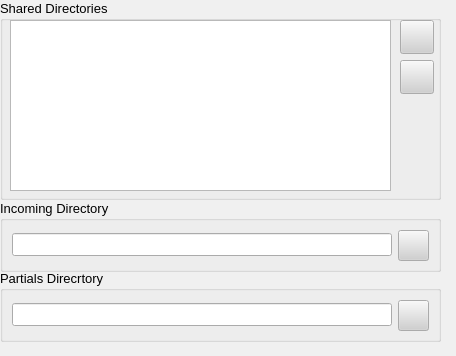
<ui version="4.0" >
 <class>DirectoriesDialog</class>
 <widget class="QWidget" name="DirectoriesDialog" >
  <property name="geometry" >
   <rect>
    <x>0</x>
    <y>0</y>
    <width>456</width>
    <height>356</height>
   </rect>
  </property>
  <property name="sizePolicy" >
   <sizepolicy vsizetype="Expanding" hsizetype="Expanding" >
    <horstretch>0</horstretch>
    <verstretch>0</verstretch>
   </sizepolicy>
  </property>
  <property name="palette" >
   <palette>
    <active>
     <colorrole role="WindowText" >
      <brush brushstyle="SolidPattern" >
       <color alpha="255" >
        <red>0</red>
        <green>0</green>
        <blue>0</blue>
       </color>
      </brush>
     </colorrole>
     <colorrole role="Button" >
      <brush brushstyle="SolidPattern" >
       <color alpha="255" >
        <red>208</red>
        <green>208</green>
        <blue>208</blue>
       </color>
      </brush>
     </colorrole>
     <colorrole role="Light" >
      <brush brushstyle="SolidPattern" >
       <color alpha="255" >
        <red>255</red>
        <green>255</green>
        <blue>255</blue>
       </color>
      </brush>
     </colorrole>
     <colorrole role="Midlight" >
      <brush brushstyle="SolidPattern" >
       <color alpha="255" >
        <red>247</red>
        <green>247</green>
        <blue>247</blue>
       </color>
      </brush>
     </colorrole>
     <colorrole role="Dark" >
      <brush brushstyle="SolidPattern" >
       <color alpha="255" >
        <red>104</red>
        <green>104</green>
        <blue>104</blue>
       </color>
      </brush>
     </colorrole>
     <colorrole role="Mid" >
      <brush brushstyle="SolidPattern" >
       <color alpha="255" >
        <red>139</red>
        <green>139</green>
        <blue>139</blue>
       </color>
      </brush>
     </colorrole>
     <colorrole role="Text" >
      <brush brushstyle="SolidPattern" >
       <color alpha="255" >
        <red>0</red>
        <green>0</green>
        <blue>0</blue>
       </color>
      </brush>
     </colorrole>
     <colorrole role="BrightText" >
      <brush brushstyle="SolidPattern" >
       <color alpha="255" >
        <red>255</red>
        <green>255</green>
        <blue>255</blue>
       </color>
      </brush>
     </colorrole>
     <colorrole role="ButtonText" >
      <brush brushstyle="SolidPattern" >
       <color alpha="255" >
        <red>0</red>
        <green>0</green>
        <blue>0</blue>
       </color>
      </brush>
     </colorrole>
     <colorrole role="Base" >
      <brush brushstyle="SolidPattern" >
       <color alpha="255" >
        <red>255</red>
        <green>255</green>
        <blue>255</blue>
       </color>
      </brush>
     </colorrole>
     <colorrole role="Window" >
      <brush brushstyle="SolidPattern" >
       <color alpha="255" >
        <red>240</red>
        <green>240</green>
        <blue>240</blue>
       </color>
      </brush>
     </colorrole>
     <colorrole role="Shadow" >
      <brush brushstyle="SolidPattern" >
       <color alpha="255" >
        <red>0</red>
        <green>0</green>
        <blue>0</blue>
       </color>
      </brush>
     </colorrole>
     <colorrole role="Highlight" >
      <brush brushstyle="SolidPattern" >
       <color alpha="255" >
        <red>0</red>
        <green>0</green>
        <blue>128</blue>
       </color>
      </brush>
     </colorrole>
     <colorrole role="HighlightedText" >
      <brush brushstyle="SolidPattern" >
       <color alpha="255" >
        <red>255</red>
        <green>255</green>
        <blue>255</blue>
       </color>
      </brush>
     </colorrole>
     <colorrole role="Link" >
      <brush brushstyle="SolidPattern" >
       <color alpha="255" >
        <red>0</red>
        <green>0</green>
        <blue>255</blue>
       </color>
      </brush>
     </colorrole>
     <colorrole role="LinkVisited" >
      <brush brushstyle="SolidPattern" >
       <color alpha="255" >
        <red>255</red>
        <green>0</green>
        <blue>255</blue>
       </color>
      </brush>
     </colorrole>
     <colorrole role="AlternateBase" >
      <brush brushstyle="SolidPattern" >
       <color alpha="255" >
        <red>231</red>
        <green>231</green>
        <blue>231</blue>
       </color>
      </brush>
     </colorrole>
    </active>
    <inactive>
     <colorrole role="WindowText" >
      <brush brushstyle="SolidPattern" >
       <color alpha="255" >
        <red>0</red>
        <green>0</green>
        <blue>0</blue>
       </color>
      </brush>
     </colorrole>
     <colorrole role="Button" >
      <brush brushstyle="SolidPattern" >
       <color alpha="255" >
        <red>208</red>
        <green>208</green>
        <blue>208</blue>
       </color>
      </brush>
     </colorrole>
     <colorrole role="Light" >
      <brush brushstyle="SolidPattern" >
       <color alpha="255" >
        <red>255</red>
        <green>255</green>
        <blue>255</blue>
       </color>
      </brush>
     </colorrole>
     <colorrole role="Midlight" >
      <brush brushstyle="SolidPattern" >
       <color alpha="255" >
        <red>247</red>
        <green>247</green>
        <blue>247</blue>
       </color>
      </brush>
     </colorrole>
     <colorrole role="Dark" >
      <brush brushstyle="SolidPattern" >
       <color alpha="255" >
        <red>104</red>
        <green>104</green>
        <blue>104</blue>
       </color>
      </brush>
     </colorrole>
     <colorrole role="Mid" >
      <brush brushstyle="SolidPattern" >
       <color alpha="255" >
        <red>139</red>
        <green>139</green>
        <blue>139</blue>
       </color>
      </brush>
     </colorrole>
     <colorrole role="Text" >
      <brush brushstyle="SolidPattern" >
       <color alpha="255" >
        <red>0</red>
        <green>0</green>
        <blue>0</blue>
       </color>
      </brush>
     </colorrole>
     <colorrole role="BrightText" >
      <brush brushstyle="SolidPattern" >
       <color alpha="255" >
        <red>255</red>
        <green>255</green>
        <blue>255</blue>
       </color>
      </brush>
     </colorrole>
     <colorrole role="ButtonText" >
      <brush brushstyle="SolidPattern" >
       <color alpha="255" >
        <red>0</red>
        <green>0</green>
        <blue>0</blue>
       </color>
      </brush>
     </colorrole>
     <colorrole role="Base" >
      <brush brushstyle="SolidPattern" >
       <color alpha="255" >
        <red>255</red>
        <green>255</green>
        <blue>255</blue>
       </color>
      </brush>
     </colorrole>
     <colorrole role="Window" >
      <brush brushstyle="SolidPattern" >
       <color alpha="255" >
        <red>240</red>
        <green>240</green>
        <blue>240</blue>
       </color>
      </brush>
     </colorrole>
     <colorrole role="Shadow" >
      <brush brushstyle="SolidPattern" >
       <color alpha="255" >
        <red>0</red>
        <green>0</green>
        <blue>0</blue>
       </color>
      </brush>
     </colorrole>
     <colorrole role="Highlight" >
      <brush brushstyle="SolidPattern" >
       <color alpha="255" >
        <red>192</red>
        <green>192</green>
        <blue>192</blue>
       </color>
      </brush>
     </colorrole>
     <colorrole role="HighlightedText" >
      <brush brushstyle="SolidPattern" >
       <color alpha="255" >
        <red>0</red>
        <green>0</green>
        <blue>0</blue>
       </color>
      </brush>
     </colorrole>
     <colorrole role="Link" >
      <brush brushstyle="SolidPattern" >
       <color alpha="255" >
        <red>0</red>
        <green>0</green>
        <blue>255</blue>
       </color>
      </brush>
     </colorrole>
     <colorrole role="LinkVisited" >
      <brush brushstyle="SolidPattern" >
       <color alpha="255" >
        <red>255</red>
        <green>0</green>
        <blue>255</blue>
       </color>
      </brush>
     </colorrole>
     <colorrole role="AlternateBase" >
      <brush brushstyle="SolidPattern" >
       <color alpha="255" >
        <red>231</red>
        <green>231</green>
        <blue>231</blue>
       </color>
      </brush>
     </colorrole>
    </inactive>
    <disabled>
     <colorrole role="WindowText" >
      <brush brushstyle="SolidPattern" >
       <color alpha="255" >
        <red>104</red>
        <green>104</green>
        <blue>104</blue>
       </color>
      </brush>
     </colorrole>
     <colorrole role="Button" >
      <brush brushstyle="SolidPattern" >
       <color alpha="255" >
        <red>208</red>
        <green>208</green>
        <blue>208</blue>
       </color>
      </brush>
     </colorrole>
     <colorrole role="Light" >
      <brush brushstyle="SolidPattern" >
       <color alpha="255" >
        <red>255</red>
        <green>255</green>
        <blue>255</blue>
       </color>
      </brush>
     </colorrole>
     <colorrole role="Midlight" >
      <brush brushstyle="SolidPattern" >
       <color alpha="255" >
        <red>247</red>
        <green>247</green>
        <blue>247</blue>
       </color>
      </brush>
     </colorrole>
     <colorrole role="Dark" >
      <brush brushstyle="SolidPattern" >
       <color alpha="255" >
        <red>104</red>
        <green>104</green>
        <blue>104</blue>
       </color>
      </brush>
     </colorrole>
     <colorrole role="Mid" >
      <brush brushstyle="SolidPattern" >
       <color alpha="255" >
        <red>139</red>
        <green>139</green>
        <blue>139</blue>
       </color>
      </brush>
     </colorrole>
     <colorrole role="Text" >
      <brush brushstyle="SolidPattern" >
       <color alpha="255" >
        <red>104</red>
        <green>104</green>
        <blue>104</blue>
       </color>
      </brush>
     </colorrole>
     <colorrole role="BrightText" >
      <brush brushstyle="SolidPattern" >
       <color alpha="255" >
        <red>255</red>
        <green>255</green>
        <blue>255</blue>
       </color>
      </brush>
     </colorrole>
     <colorrole role="ButtonText" >
      <brush brushstyle="SolidPattern" >
       <color alpha="255" >
        <red>104</red>
        <green>104</green>
        <blue>104</blue>
       </color>
      </brush>
     </colorrole>
     <colorrole role="Base" >
      <brush brushstyle="SolidPattern" >
       <color alpha="255" >
        <red>240</red>
        <green>240</green>
        <blue>240</blue>
       </color>
      </brush>
     </colorrole>
     <colorrole role="Window" >
      <brush brushstyle="SolidPattern" >
       <color alpha="255" >
        <red>240</red>
        <green>240</green>
        <blue>240</blue>
       </color>
      </brush>
     </colorrole>
     <colorrole role="Shadow" >
      <brush brushstyle="SolidPattern" >
       <color alpha="255" >
        <red>0</red>
        <green>0</green>
        <blue>0</blue>
       </color>
      </brush>
     </colorrole>
     <colorrole role="Highlight" >
      <brush brushstyle="SolidPattern" >
       <color alpha="255" >
        <red>0</red>
        <green>0</green>
        <blue>128</blue>
       </color>
      </brush>
     </colorrole>
     <colorrole role="HighlightedText" >
      <brush brushstyle="SolidPattern" >
       <color alpha="255" >
        <red>255</red>
        <green>255</green>
        <blue>255</blue>
       </color>
      </brush>
     </colorrole>
     <colorrole role="Link" >
      <brush brushstyle="SolidPattern" >
       <color alpha="255" >
        <red>0</red>
        <green>0</green>
        <blue>255</blue>
       </color>
      </brush>
     </colorrole>
     <colorrole role="LinkVisited" >
      <brush brushstyle="SolidPattern" >
       <color alpha="255" >
        <red>255</red>
        <green>0</green>
        <blue>255</blue>
       </color>
      </brush>
     </colorrole>
     <colorrole role="AlternateBase" >
      <brush brushstyle="SolidPattern" >
       <color alpha="255" >
        <red>231</red>
        <green>231</green>
        <blue>231</blue>
       </color>
      </brush>
     </colorrole>
    </disabled>
   </palette>
  </property>
  <property name="font" >
   <font>
    <family>Arial</family>
    <pointsize>10</pointsize>
    <weight>50</weight>
    <italic>false</italic>
    <bold>false</bold>
    <underline>false</underline>
    <strikeout>false</strikeout>
   </font>
  </property>
  <property name="mouseTracking" >
   <bool>true</bool>
  </property>
  <property name="contextMenuPolicy" >
   <enum>Qt::NoContextMenu</enum>
  </property>
  <widget class="QGroupBox" name="groupBox_2" >
   <property name="geometry" >
    <rect>
     <x>0</x>
     <y>200</y>
     <width>441</width>
     <height>72</height>
    </rect>
   </property>
   <property name="title" >
    <string>Incoming Directory</string>
   </property>
   <layout class="QGridLayout" >
    <item row="0" column="0" >
     <widget class="QLineEdit" name="incomingDir" >
      <property name="readOnly" >
       <bool>true</bool>
      </property>
     </widget>
    </item>
    <item row="0" column="1" >
     <widget class="QPushButton" name="incomingButton" >
      <property name="minimumSize" >
       <size>
        <width>31</width>
        <height>31</height>
       </size>
      </property>
      <property name="maximumSize" >
       <size>
        <width>31</width>
        <height>31</height>
       </size>
      </property>
      <property name="text" >
       <string/>
      </property>
      <property name="icon" >
       <iconset resource="../images.qrc" >:/images/directoryselect_24x24_shadow.png</iconset>
      </property>
      <property name="iconSize" >
       <size>
        <width>24</width>
        <height>24</height>
       </size>
      </property>
     </widget>
    </item>
   </layout>
  </widget>
  <widget class="QGroupBox" name="groupBox" >
   <property name="geometry" >
    <rect>
     <x>0</x>
     <y>0</y>
     <width>441</width>
     <height>200</height>
    </rect>
   </property>
   <property name="title" >
    <string>Shared Directories</string>
   </property>
   <widget class="QListWidget" name="dirList" >
    <property name="geometry" >
     <rect>
      <x>10</x>
      <y>20</y>
      <width>381</width>
      <height>171</height>
     </rect>
    </property>
   </widget>
   <widget class="QPushButton" name="addButton" >
    <property name="geometry" >
     <rect>
      <x>400</x>
      <y>20</y>
      <width>34</width>
      <height>34</height>
     </rect>
    </property>
    <property name="minimumSize" >
     <size>
      <width>34</width>
      <height>34</height>
     </size>
    </property>
    <property name="maximumSize" >
     <size>
      <width>34</width>
      <height>34</height>
     </size>
    </property>
    <property name="text" >
     <string/>
    </property>
    <property name="icon" >
     <iconset resource="../images.qrc" >:/images/directoryadd_24x24_shadow.png</iconset>
    </property>
    <property name="iconSize" >
     <size>
      <width>24</width>
      <height>24</height>
     </size>
    </property>
   </widget>
   <widget class="QPushButton" name="removeButton" >
    <property name="geometry" >
     <rect>
      <x>400</x>
      <y>60</y>
      <width>34</width>
      <height>34</height>
     </rect>
    </property>
    <property name="minimumSize" >
     <size>
      <width>34</width>
      <height>34</height>
     </size>
    </property>
    <property name="maximumSize" >
     <size>
      <width>34</width>
      <height>34</height>
     </size>
    </property>
    <property name="text" >
     <string/>
    </property>
    <property name="icon" >
     <iconset resource="../images.qrc" >:/images/directoryremove_24x24_shadow.png</iconset>
    </property>
    <property name="iconSize" >
     <size>
      <width>24</width>
      <height>24</height>
     </size>
    </property>
   </widget>
  </widget>
  <widget class="QGroupBox" name="groupBox_3" >
   <property name="geometry" >
    <rect>
     <x>0</x>
     <y>270</y>
     <width>441</width>
     <height>72</height>
    </rect>
   </property>
   <property name="title" >
    <string>Partials Direcrtory</string>
   </property>
   <layout class="QGridLayout" >
    <item row="0" column="0" >
     <widget class="QLineEdit" name="partialsDir" >
      <property name="readOnly" >
       <bool>true</bool>
      </property>
     </widget>
    </item>
    <item row="0" column="1" >
     <widget class="QPushButton" name="partialButton" >
      <property name="minimumSize" >
       <size>
        <width>31</width>
        <height>31</height>
       </size>
      </property>
      <property name="maximumSize" >
       <size>
        <width>31</width>
        <height>31</height>
       </size>
      </property>
      <property name="text" >
       <string/>
      </property>
      <property name="icon" >
       <iconset resource="../images.qrc" >:/images/directoryselect_24x24_shadow.png</iconset>
      </property>
      <property name="iconSize" >
       <size>
        <width>24</width>
        <height>24</height>
       </size>
      </property>
     </widget>
    </item>
   </layout>
  </widget>
 </widget>
 <tabstops>
  <tabstop>incomingDir</tabstop>
  <tabstop>incomingButton</tabstop>
  <tabstop>dirList</tabstop>
  <tabstop>addButton</tabstop>
  <tabstop>removeButton</tabstop>
 </tabstops>
 <resources>
  <include location="../images.qrc" />
 </resources>
 <connections/>
</ui>
